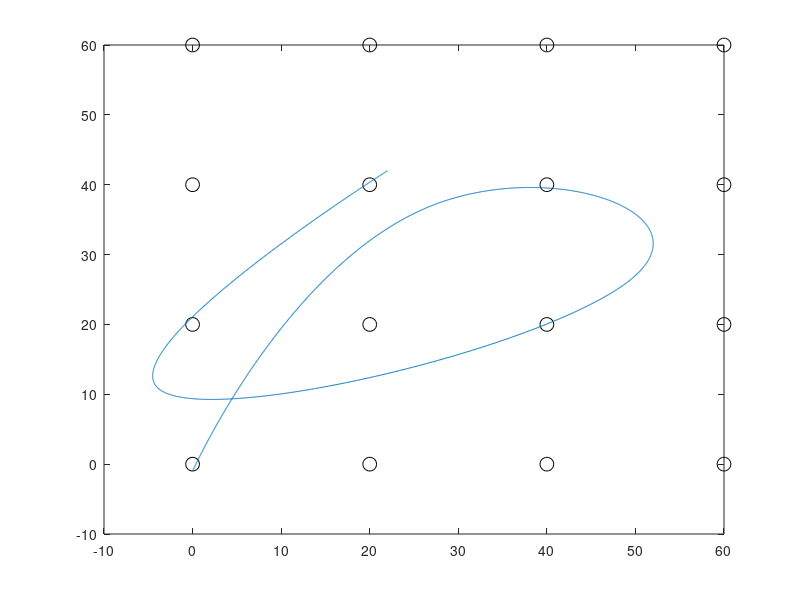

Here is the MATLAB script that generated this plot:
% unlock.m script
 
% Display grid of 16 circles
[gx, gy] = meshgrid([0 20 40 60], [0 20 40 60]);
plot(gx(:), gy(:),'ko', 'MarkerSize',10);
hold on; %
 
 
% --- YOUR CODE HERE ---
t = [0 795 1447 2172 2897];
x = [0 27 50 -4 22];
y = [-1 37 27 11 42];
x_cs = spline(t, [0 x 0]); 
y_cs = spline(t,[0 y 0]); 
tref = 1:1:2897;
N = length(t);
xr = zeros(length(tref));
yr = zeros(length(tref));
 
for j =1:2897
  xr(j) = ppval(x_cs, tref(j));
  yr(j) = ppval(y_cs, tref(j));
end
plot(xr, yr);
